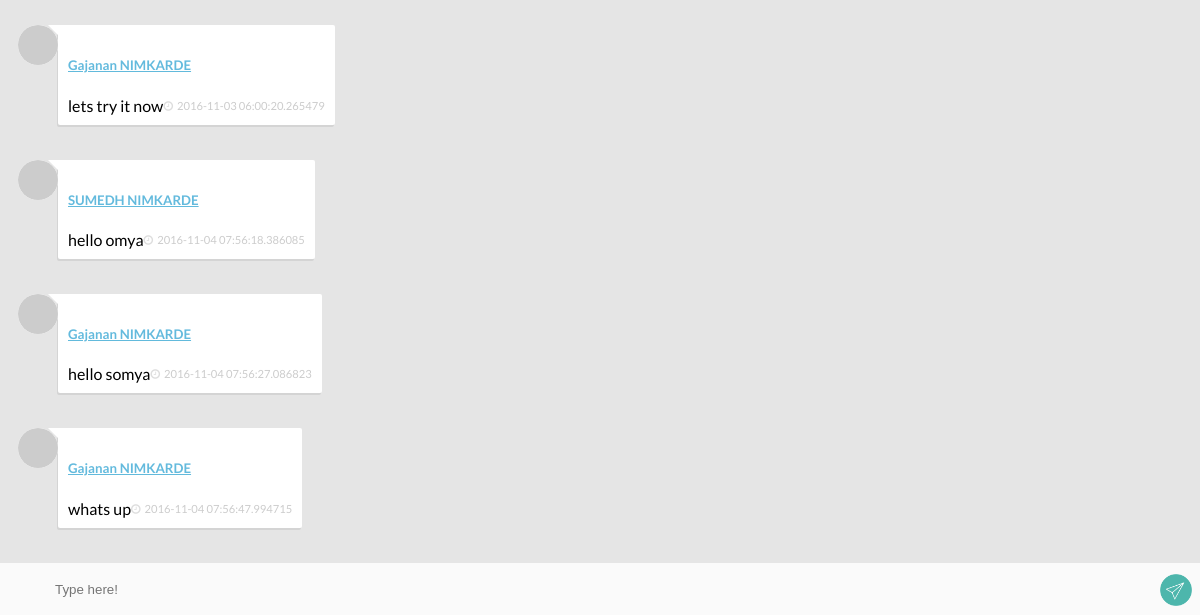
Page /welcome/chat?chat_id=1 (signed in, lower part) on the earlier database version.
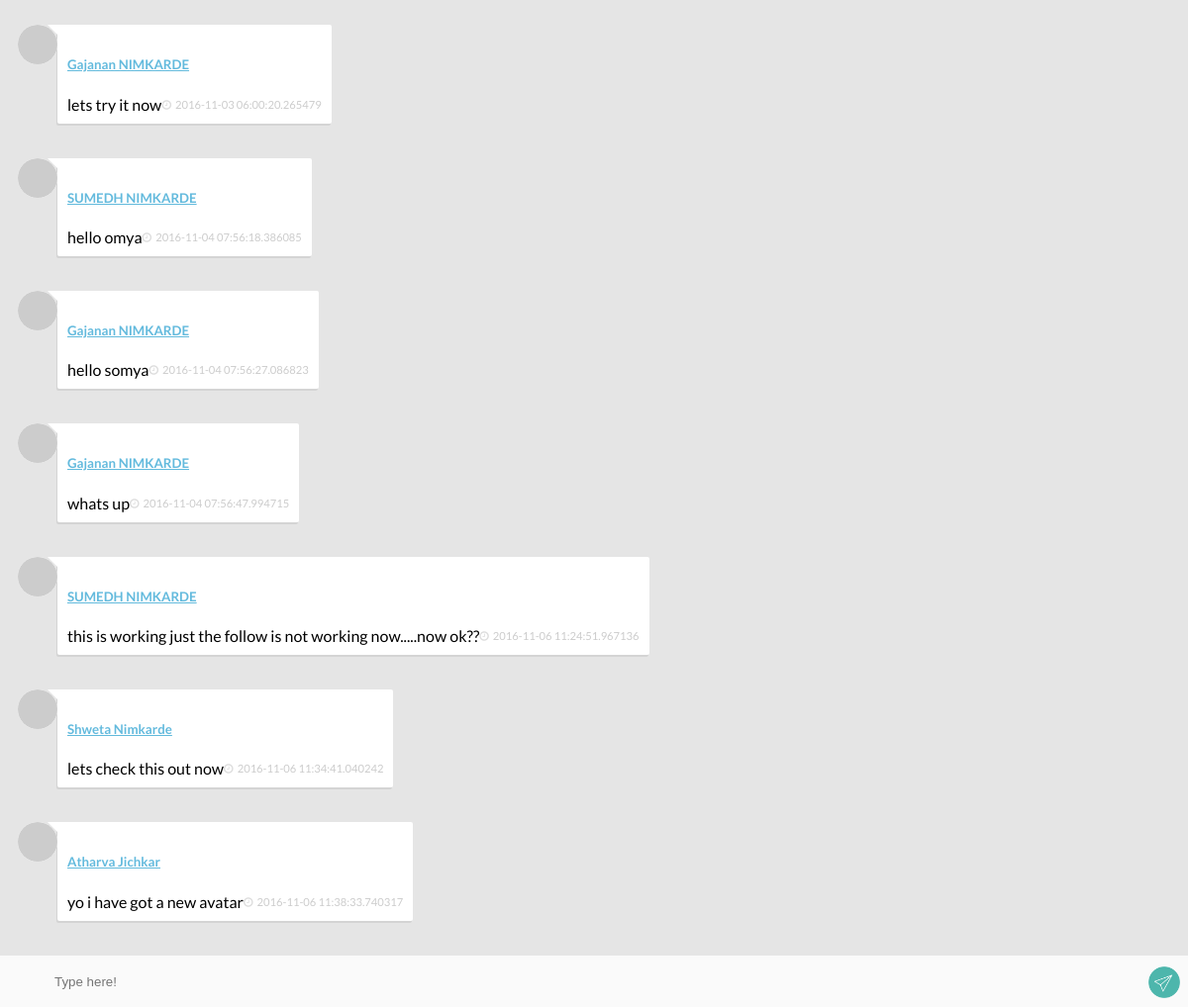
Same page on the later database version.
### app/models.py (models this page shows)
class Chats(db.Model):
	__tablename__ = "chats"
	id = db.Column(db.Integer, primary_key = True)
	messages = db.Column(db.String)
	time = db.Column(db.String(100))
	chat_id = db.Column(db.Integer, db.ForeignKey('questions.id'))
	sender_name = db.Column(db.String, nullable = True)
	messenger_id = db.Column(db.Integer, db.ForeignKey('users.id'))

### app/main/views.py (the view)
@welcome.route('/chat', methods = ['GET','POST'])
@login_required
def chatroom():
	global chat_id
	chat_id = request.args.get('chat_id')
	fetchedChat = Chats.query.filter_by(chat_id = chat_id).all()
	return render_template('chattest.html', user = current_user, current_time = datetime.utcnow(), chat_id = chat_id, fetchedChat = fetchedChat)

### app/models.py (called while the page is built)
@login_manager.user_loader
def load_user(user_id):
	return User.query.get(int(user_id))

	def gravatar(self, size=100, default='identicon', rating='g'):
		if request.is_secure:
			url = 'https://secure.gravatar.com/avatar'
		else:
			url = 'http://www.gravatar.com/avatar'
		hash = hashlib.md5(self.email.encode('utf-8')).hexdigest()
		return '{url}/{hash}?s={size}&d={default}&r={rating}'.format(
			url=url, hash=hash, size=size, default=default, rating=rating)

### app/main/templates/chattest.html (shortened to what this page needs)
<!DOCTYPE html>
<html>
<head>
  <link rel="stylesheet" type="text/css" href="{{url_for('static', filename = "assets/css/chattest.css")}}">
</head>
<body>
    <ol class="chat">
        {% for message in fetchedChat %}
        <li class = "other">
          <div class="avatar"><img src="{{ user.gravatar() }}" draggable="false"/></div>
          <div class="msg">
            <h5><a href = "{{url_for('main.user_profile', user_id = message.messenger_id, message = message)}}">{{ message.sender_name }}</a></h5>
            {{ message.messages }}
            <time>{{ message.time }}</time>
          </div>
        </li>
        <br>
        {% endfor %}
    </ol>
        <input class="textarea" type="text" placeholder="Type here!" id = "usermsg"/><div class="emojis"></div>
        <div id = "sendbtn"></div>
  </body>
</html>

Differences in the rows shown:
added Chats: sender_name "SUMEDH NIMKARDE", messages "this is working just the follow is not working now.....now ok??", time "2016-11-06 11:24:51.967136"
added Chats: sender_name "Shweta Nimkarde", messages "lets check this out now", time "2016-11-06 11:34:41.040242"
added Chats: sender_name "Atharva Jichkar", messages "yo i have got a new avatar", time "2016-11-06 11:38:33.740317"
